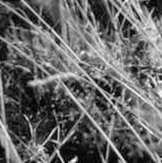
%> input picture MyCourse/MyCourse/grass.bmp, 162 x 163 px
$ octave fft_demo2.m   (GNU Octave 9; MATLAB toolbox functions it lacks are replaced by stand-ins)
%> lines starting %> are read from the running program, lines starting %| are printed output that depends on the picture
clc,clear
I=imread('grass.bmp');
%> I: size 163x162 uint8; min 0, max 247, mean 102.6
[imh, imw] = size(I);
%> imh = 163; imw = 162
I_fft = fft2(I);
H3 = fspecial('gaussian');
H3_fft  = fft2(H3,imh, imw);
J3_fft = H3_fft.*I_fft;
J3 = ifft2(J3_fft);
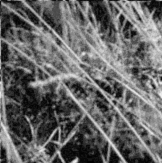
%> J3: size 163x162 double; min 1.74, max 239.6, mean 102.6

H=fspecial('sobel');
H_fft  = fft2(H,imh, imw);
J_fft = H_fft.*I_fft;
J = ifft2(J_fft);
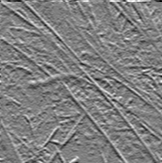
%> J: size 163x162 double; min -720, max 716, mean 0; drawn with min black and max white

figure(1), imagesc(abs(fftshift(H3_fft)));
axis image, colormap jet
figure(2), imagesc(log(abs(fftshift(I_fft))));
axis image, colormap jet
figure(3), imagesc((abs(fftshift(J3_fft))));
axis image, colormap jet
figure(4),imshow(J3,[]);

%J2=filter2(H,I);
%figure(5),imshow(J2,[]);
%%
hs = 50; % filter half-size
H2 = fspecial('gaussian', hs*2+1, 10);
H2_fft  = fft2(H2, imh, imw);                    % 2) fft fil, pad to same size as image
J_fft = I_fft .* H2_fft;                           % 3) multiply fft images
J = ifft2(J_fft);                               % 4) inverse fft2
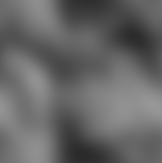
%> J: size 163x162 double; min 42.4, max 151.4, mean 102.6

figure(1), imagesc(abs(fftshift(H2_fft)));
axis image, colormap jet
%> after `colormap jet`:
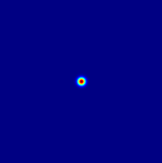
%> displayed picture: size 163x162x3, on the screen's scale of 0 to 255; mean R, G, B 0.3, 0.5, 131.3
figure(2), imagesc(log(abs(fftshift(I_fft))));
axis image, colormap jet
figure(3), imagesc(log(abs(fftshift(J_fft))));
axis image, colormap jet
%> after `colormap jet`:
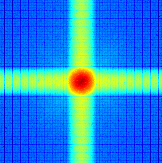
%> displayed picture: size 163x162x3, on the screen's scale of 0 to 255; mean R, G, B 33.8, 138, 219.7
figure(4),imshow(J,[]);

%%
I=imread('flower.bmp'); % sea2.bmp,sea.bmp
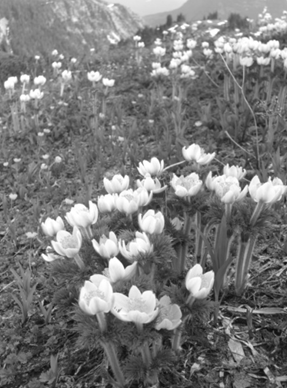
%> input picture MyCourse/MyCourse/flower.bmp, 287 x 388 px
%> I is the input picture: size 388x287 uint8; min 10, max 255, mean 122
I_fft  = fft2(I);
figure(1), imagesc(log(abs(fftshift(I_fft))));
axis image, colormap jet
%> after `colormap jet`:
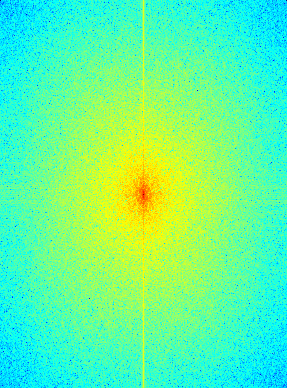
%> displayed picture: size 388x287x3, on the screen's scale of 0 to 255; mean R, G, B 99.6, 249.8, 155.4
